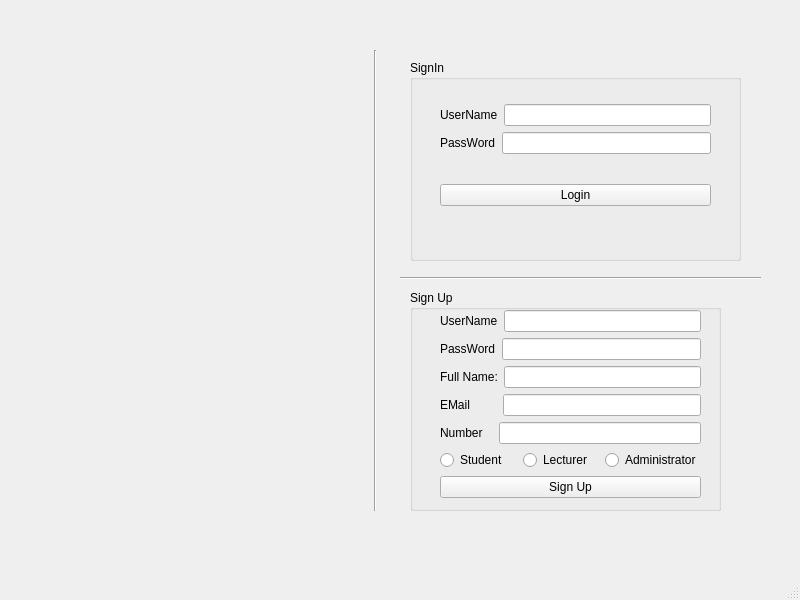
<?xml version="1.0" encoding="UTF-8"?>
<ui version="4.0">
 <class>MainWindow</class>
 <widget class="QMainWindow" name="MainWindow">
  <property name="geometry">
   <rect>
    <x>0</x>
    <y>0</y>
    <width>800</width>
    <height>600</height>
   </rect>
  </property>
  <property name="windowTitle">
   <string>MainWindow</string>
  </property>
  <widget class="QWidget" name="centralwidget">
   <widget class="QGroupBox" name="groupBox">
    <property name="geometry">
     <rect>
      <x>410</x>
      <y>60</y>
      <width>331</width>
      <height>201</height>
     </rect>
    </property>
    <property name="title">
     <string>SignIn</string>
    </property>
    <widget class="QWidget" name="layoutWidget">
     <property name="geometry">
      <rect>
       <x>30</x>
       <y>20</y>
       <width>271</width>
       <height>151</height>
      </rect>
     </property>
     <layout class="QVBoxLayout" name="verticalLayout_2">
      <item>
       <layout class="QVBoxLayout" name="verticalLayout">
        <item>
         <layout class="QHBoxLayout" name="horizontalLayout">
          <item>
           <widget class="QLabel" name="label">
            <property name="text">
             <string>UserName</string>
            </property>
           </widget>
          </item>
          <item>
           <widget class="QLineEdit" name="UserName">
            <property name="inputMask">
             <string/>
            </property>
           </widget>
          </item>
         </layout>
        </item>
        <item>
         <layout class="QHBoxLayout" name="horizontalLayout_2">
          <item>
           <widget class="QLabel" name="label_2">
            <property name="text">
             <string>PassWord</string>
            </property>
           </widget>
          </item>
          <item>
           <widget class="QLineEdit" name="PassWord">
            <property name="text">
             <string/>
            </property>
            <property name="echoMode">
             <enum>QLineEdit::Password</enum>
            </property>
           </widget>
          </item>
         </layout>
        </item>
       </layout>
      </item>
      <item>
       <widget class="QPushButton" name="pushButton">
        <property name="text">
         <string>Login</string>
        </property>
       </widget>
      </item>
     </layout>
    </widget>
   </widget>
   <widget class="Line" name="line">
    <property name="geometry">
     <rect>
      <x>350</x>
      <y>50</y>
      <width>51</width>
      <height>461</height>
     </rect>
    </property>
    <property name="orientation">
     <enum>Qt::Vertical</enum>
    </property>
   </widget>
   <widget class="QLabel" name="Logo">
    <property name="geometry">
     <rect>
      <x>80</x>
      <y>130</y>
      <width>261</width>
      <height>271</height>
     </rect>
    </property>
    <property name="text">
     <string/>
    </property>
   </widget>
   <widget class="QGroupBox" name="groupBox_2">
    <property name="geometry">
     <rect>
      <x>410</x>
      <y>290</y>
      <width>311</width>
      <height>221</height>
     </rect>
    </property>
    <property name="title">
     <string>Sign Up</string>
    </property>
    <widget class="QWidget" name="layoutWidget_3">
     <property name="geometry">
      <rect>
       <x>30</x>
       <y>20</y>
       <width>261</width>
       <height>192</height>
      </rect>
     </property>
     <layout class="QVBoxLayout" name="verticalLayout_5">
      <item>
       <layout class="QVBoxLayout" name="verticalLayout_6">
        <item>
         <layout class="QHBoxLayout" name="horizontalLayout_5">
          <item>
           <widget class="QLabel" name="label_5">
            <property name="text">
             <string>UserName</string>
            </property>
           </widget>
          </item>
          <item>
           <widget class="QLineEdit" name="SignUpUsername">
            <property name="inputMask">
             <string/>
            </property>
           </widget>
          </item>
         </layout>
        </item>
        <item>
         <layout class="QHBoxLayout" name="horizontalLayout_6">
          <item>
           <widget class="QLabel" name="label_6">
            <property name="text">
             <string>PassWord</string>
            </property>
           </widget>
          </item>
          <item>
           <widget class="QLineEdit" name="SignUpPassword">
            <property name="text">
             <string/>
            </property>
            <property name="echoMode">
             <enum>QLineEdit::Password</enum>
            </property>
           </widget>
          </item>
         </layout>
        </item>
       </layout>
      </item>
      <item>
       <layout class="QHBoxLayout" name="horizontalLayout_9">
        <item>
         <widget class="QLabel" name="label_8">
          <property name="text">
           <string>Full Name:</string>
          </property>
         </widget>
        </item>
        <item>
         <widget class="QLineEdit" name="FullName">
          <property name="text">
           <string/>
          </property>
          <property name="echoMode">
           <enum>QLineEdit::Normal</enum>
          </property>
         </widget>
        </item>
       </layout>
      </item>
      <item>
       <layout class="QHBoxLayout" name="horizontalLayout_8">
        <item>
         <widget class="QLabel" name="label_7">
          <property name="text">
           <string>EMail        </string>
          </property>
         </widget>
        </item>
        <item>
         <widget class="QLineEdit" name="Mail">
          <property name="text">
           <string/>
          </property>
          <property name="echoMode">
           <enum>QLineEdit::Normal</enum>
          </property>
         </widget>
        </item>
       </layout>
      </item>
      <item>
       <layout class="QHBoxLayout" name="horizontalLayout_10">
        <item>
         <widget class="QLabel" name="label_9">
          <property name="text">
           <string>Number   </string>
          </property>
         </widget>
        </item>
        <item>
         <widget class="QLineEdit" name="PhoneNum">
          <property name="text">
           <string/>
          </property>
          <property name="echoMode">
           <enum>QLineEdit::Normal</enum>
          </property>
         </widget>
        </item>
       </layout>
      </item>
      <item>
       <layout class="QHBoxLayout" name="horizontalLayout_7">
        <item>
         <widget class="QRadioButton" name="StudentType">
          <property name="text">
           <string>Student</string>
          </property>
         </widget>
        </item>
        <item>
         <widget class="QRadioButton" name="LecturerType">
          <property name="text">
           <string>Lecturer</string>
          </property>
         </widget>
        </item>
        <item>
         <widget class="QRadioButton" name="AdminType">
          <property name="text">
           <string>Administrator</string>
          </property>
         </widget>
        </item>
       </layout>
      </item>
      <item>
       <widget class="QPushButton" name="SignUpButton">
        <property name="text">
         <string>Sign Up</string>
        </property>
       </widget>
      </item>
     </layout>
    </widget>
   </widget>
   <widget class="Line" name="line_2">
    <property name="geometry">
     <rect>
      <x>400</x>
      <y>270</y>
      <width>361</width>
      <height>16</height>
     </rect>
    </property>
    <property name="orientation">
     <enum>Qt::Horizontal</enum>
    </property>
   </widget>
  </widget>
  <widget class="QMenuBar" name="menubar">
   <property name="geometry">
    <rect>
     <x>0</x>
     <y>0</y>
     <width>800</width>
     <height>21</height>
    </rect>
   </property>
  </widget>
  <widget class="QStatusBar" name="statusbar"/>
 </widget>
 <resources/>
 <connections/>
</ui>
